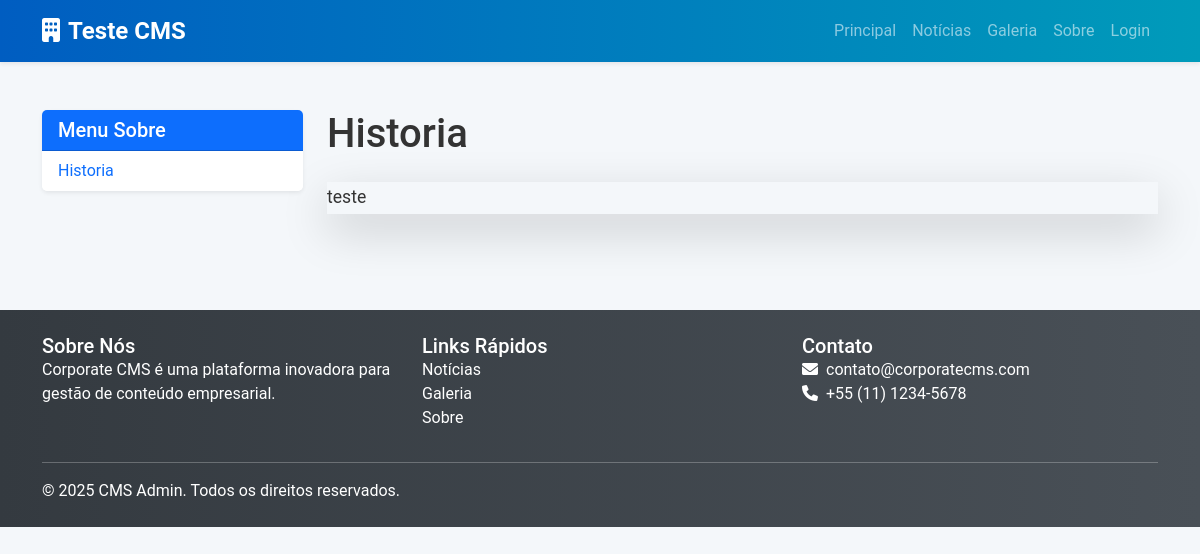
Before: /sobre/page/3 with the older database file.
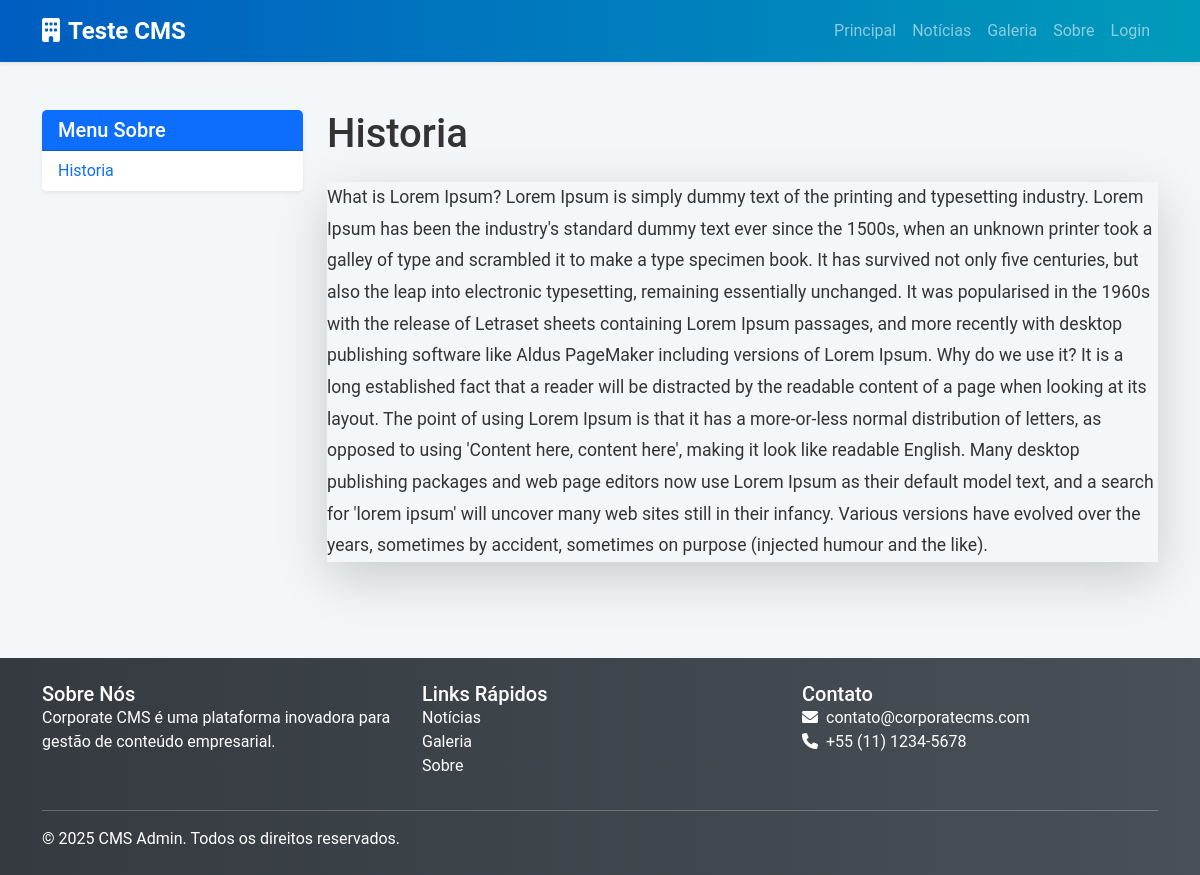
After: the same page with the newer database file.
### app/models/models.py (models this page shows, shortened)
class Sobre(db.Model):
    id = db.Column(db.Integer, primary_key=True, autoincrement=True)
    titulo = db.Column(db.String(255), nullable=True)
    conteudo = db.Column(db.String, nullable=True)

### app/blueprints/main.py (the view)
@main_bps.route('/sobre/page/<id>')
@main_bps.route('/sobre/page')
def sobre_page(id=None):
    sobre_db = Sobre.query.offset(1).all()
    if id:
        sobre = Sobre.query.filter(Sobre.id == id).first()
        if not sobre:
            abort(404)
    else:
        sobre = None
    return render_template('sobre_page.html', sobre_db=sobre_db, sobre=sobre)

### app/__init__.py (called while the page is built)
def create_app():
    app = Flask(__name__)
    app.config.from_object("config")
    babel = Babel(app)
    db.configure(app)
    migrate.configure(app)
    main.configure(app)
    mail.configure(app)
    login.configure(app, user_datastore)
    admin.configure(app)
    @app.context_processor
    def inject_current_time():
        return {
            'current_year': datetime.now().year,  # Just the year
            'current_datetime': datetime.now()     # Full datetime object if needed
        }
    @app.template_filter('datetimeformat')
    def datetimeformat(value, format='%Y'):
        if isinstance(value, datetime):
            return value.strftime(format)
        return value  # Fallback if not a datetime object
    return app

### app/templates/sobre_page.html (shortened to what this page needs)
{% extends "base.html" %}
{% block sidebar %}
    <div class="col-md-3">
        <div class="card shadow-sm mb-4">
            <div class="card-header bg-primary text-white">
                <h5 class="mb-0">Menu Sobre</h5>
            </div>
            <ul class="list-group list-group-flush">
                {% for item in sobre_db[1:] %}
                    <li class="list-group-item">
                        <a href="{{ url_for('main_bps.sobre_page', id=item.id) }}" class="text-primary">{{ item.titulo}}</a>
                    </li>
                {% endfor %}
            </ul>
        </div>
    </div>
{% endblock %}
{% block content_class %}col-md-9{% endblock %}
{% block content %}
    <section class="mb-5">
        <h1 class="mb-4">{{ sobre.titulo }}</h1>
        <div class="shadow-lg">
            <div class="card-body">
                {% if sobre %}
                    <div class="content mt-3">
                        {{ sobre.conteudo|safe }}
                    </div>
                {% else %}
                    <p class="text-muted">Nenhum conteúdo disponível para esta seção.</p>
                {% endif %}
            </div>
        </div>
    </section>
{% endblock %}

### app/templates/base.html (shortened to what this page needs)
<!DOCTYPE html>
<html lang="en">
<head>
    <link href="https://cdn.jsdelivr.net/npm/bootstrap@5.3.0/dist/css/bootstrap.min.css" rel="stylesheet">
    <link rel="stylesheet" href="https://cdnjs.cloudflare.com/ajax/libs/font-awesome/6.0.0/css/all.min.css">
    <link rel="stylesheet" href="{{ url_for('static', filename='css/index.css') }}">
    <link rel="stylesheet" href="https://cdnjs.cloudflare.com/ajax/libs/animate.css/4.1.1/animate.min.css">
  </head>
<body>
    <nav class="navbar navbar-expand-lg navbar-dark bg-primary shadow-sm">
        <div class="container">
            <a class="navbar-brand fw-bold" href="{{ url_for('main_bps.index') }}">
                <i class="fas fa-building me-2"></i>Teste CMS
            </a>
            <div class="collapse navbar-collapse" id="navbarNav">
                <ul class="navbar-nav ms-auto">
                    <li class="nav-item"><a class="nav-link" href="{{ url_for('main_bps.index') }}">Principal</a></li>
                    <li class="nav-item"><a class="nav-link" href="{{ url_for('main_bps.noticias_page') }}">Notícias</a></li>
                    <li class="nav-item"><a class="nav-link" href="{{ url_for('main_bps.galerie_page') }}">Galeria</a></li>
                    <li class="nav-item"><a class="nav-link" href="{{ url_for('main_bps.sobre_page') }}">Sobre</a></li>
                    {% if current_user.is_authenticated %}
                        <li class="nav-item"><a class="nav-link" href="{{ url_for('admin.index') }}">Admin</a></li>
                        <li class="nav-item"><a class="nav-link" href="{{ url_for('security.logout') }}">Sair</a></li>
                    {% else %}
                        <li class="nav-item"><a class="nav-link" href="{{ url_for('security.login') }}">Login</a></li>
                    {% endif %}
                </ul>
            </div>
        </div>
    </nav>
    <main class="container my-5">
        <div class="row">
            {% block sidebar %}{% endblock %}
            <div class="{% block content_class %}col{% endblock %}">
                {% block content %}{% endblock %}
            </div>
        </div>
    </main>
    <footer class="bg-dark text-white py-4">
        <div class="container">
            <div class="row">
                <div class="col-md-4">
                    <h5>Sobre Nós</h5>
                    <p>Corporate CMS é uma plataforma inovadora para gestão de conteúdo empresarial.</p>
                </div>
                <div class="col-md-4">
                    <h5>Links Rápidos</h5>
                    <ul class="list-unstyled">
                        <li><a href="{{ url_for('main_bps.noticias_page') }}" class="text-white">Notícias</a></li>
                        <li><a href="{{ url_for('main_bps.galerie_page') }}" class="text-white">Galeria</a></li>
                        <li><a href="{{ url_for('main_bps.sobre_page') }}" class="text-white">Sobre</a></li>
                    </ul>
                </div>
                <div class="col-md-4">
                    <h5>Contato</h5>
                    <p><i class="fas fa-envelope me-2"></i>contato@corporatecms.com</p>
                    <p><i class="fas fa-phone me-2"></i>+55 (11) 1234-5678</p>
                </div>
            </div>
            <hr class="bg-light">
            <p>© {{ current_datetime|datetimeformat('%Y') }} CMS Admin. Todos os direitos reservados.</p>
        </div>
    </footer>
</body>
</html>

### app/static/css/index.css (style rules this page uses)
*, *::before, *::after { margin: 0; padding: 0; box-sizing: border-box; }
* { font-family: "Roboto", serif; font-optical-sizing: auto; font-style: normal; font-variation-settings: "width" 100; }
html { line-height: 1.15; -webkit-text-size-adjust: 100%; }
body { margin: 0; line-height: 1.5; }
ul, ol { list-style: none; }
h1, h2, h3, h4, h5, h6, p { margin: 0; }
a { text-decoration: none; color: inherit; }
hr { box-sizing: content-box; height: 0; overflow: visible; }
:root { --color-primary: #0073e6; --color-primary-dark: #005bb5; --color-primary-light: #3399ff; --color-grey-dark: #333333; --color-grey-medium: #666666; --color-grey-light: #CCCCCC; --color-grey-very-light: #F5F5F5; --color-white: #FFFFFF; --color-black: #000000; --color-secondary: #004080; --color-secondary-dark: #00264d; --color-secondary-light: #6699cc; --font-family-primary: "Roboto", serif;; --font-family-secondary: "Roboto", serif;; --font-size-small: 0.875rem; --font-size-base: 1rem; --font-size-medium: 1.25rem; --font-size-large: 1.5rem; --font-size-xlarge: 2rem; --font-weight-light: 300; --font-weight-regular: 400; --font-weight-bold: 700; --spacing-xxs: 0.25rem; --spacing-xs: 0.5rem; --spacing-sm: 1rem; --spacing-md: 1.5rem; --spacing-lg: 2rem; --spacing-xl: 3rem; --spacing-xxl: 4rem; --transition-speed: 0.3s; }
body { font-family: 'Roboto', sans-serif; background-color: #f4f7fa; color: #333; }
.navbar { background: linear-gradient(90deg, #005dc1, #009bba); }
.navbar-brand { font-size: 1.5rem; }
.card { border: none; transition: transform 0.3s, box-shadow 0.3s; }
footer { background: linear-gradient(90deg, #343a40, #495057); }
footer a { color: #fff; text-decoration: none; }
.content { line-height: 1.8; font-size: 1.1rem; }

Changed rows visible on the page:
changed Sobre "Historia": conteudo "teste" → "What is Lorem Ipsum? Lorem Ipsum is simply dummy text of the printing and typesetting industry. Lorem Ipsum has been the industry's standard dummy text ever since the 1500s, when an unknown printer took a galley of type and scrambled it to make a type specimen book. It has survived not only five centuries, but also the leap into electronic typesetting, remaining essentially unchanged. It was popularised in the 1960s with the release of Letraset sheets containing Lorem Ipsum passages, and more recently with desktop publishing software like Aldus PageMaker including versions of Lorem Ipsum. Why do we use it? It is a long established fact that a reader will be distracted by the readable…"
